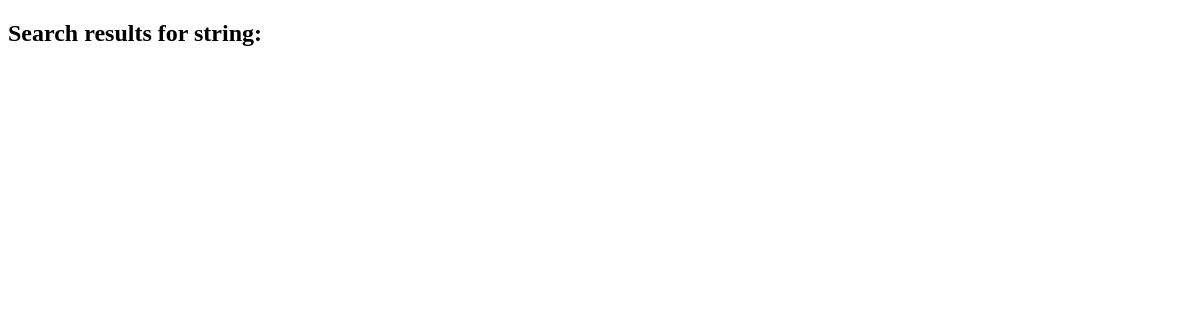
Page /search/ (signed in) on the earlier database version.
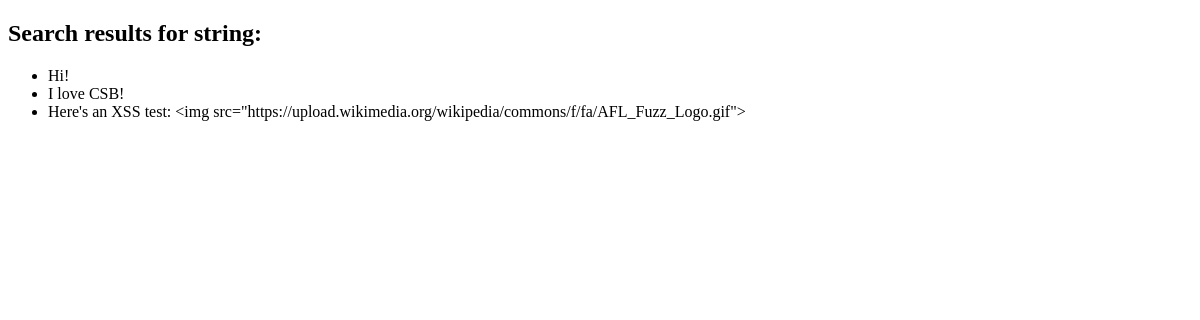
Same page on the later database version.
### pages/models.py (models this page shows)
class Message(models.Model):
    sender = models.ForeignKey(User, related_name='send_messages', on_delete=models.CASCADE)
    receiver = models.ForeignKey(User, related_name='received_messages', on_delete=models.CASCADE)
    content = models.TextField()

### pages/views.py (the view)
# urls.py: path('search/', searchView, name='search')
def searchView(request):
    searchstring = request.POST.get('searchstring', '').strip()
    uid = User.objects.get(username=request.session['username']).id
    '''
    FIX FOR SQL INJECTION:
    The issue is relying on string formatting for constructing the query.
    The query can be constructed safely without string formatting using Django's raw():

    filtered = Message.objects.raw(
        "SELECT * FROM pages_message WHERE receiver_id=%s and content LIKE '%%s%'",
        [str(uid), searchstring]
        )
    '''
    filtered = Message.objects.raw("SELECT * FROM pages_message WHERE receiver_id=" + str(uid) + " and content LIKE '%" + searchstring + "%'")
    return render(request, 'pages/search.html', {'searchstring': searchstring, 'messages': filtered})

### pages/templates/pages/search.html (shortened to what this page needs)
<!DOCTYPE html>
<html>
<head>
</head>
<body>
    <h2>Search results for string: {{searchstring}}</h2>
    <ul>
        {% for msg in messages %}
        <li>{{msg.content}}</li>
        {% endfor %}
    </ul>
</body>
</html>

Differences in the rows shown:
added Message: content "Hi!"
added Message: content "I love CSB!"
added Message: content "Here's an XSS test: <img src=\"https://upload.wikimedia.org/wikipedia/commons/f/fa/AFL_Fuzz_Logo.gif\">"
